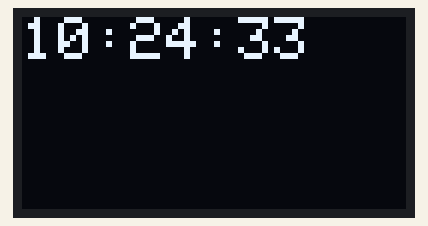
Simulated run of this sketch. Board: ESP8266 (NodeMCU). Shown: 128×64 one-colour display. WiFi joins after 1.5 s; servers stay silent unless stated; the display library's start-up logo is not drawn; network time is answered at once with the bench clock; the local clock reads 2024-03-15 10:24:30 at power-on unless the sketch sets it; what the sketch prints to the serial monitor is not drawn.

Above: at 3.7 s.
At 7.8 s:
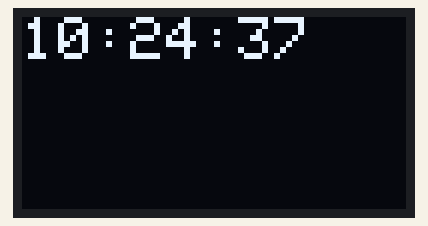
At 11.9 s:
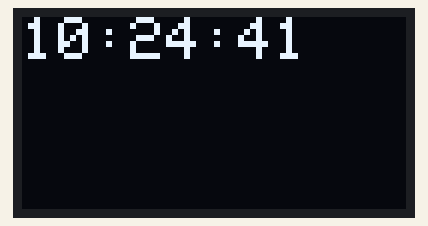
At 21.1 s:
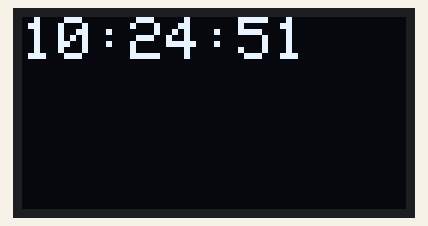
At 29.3 s:
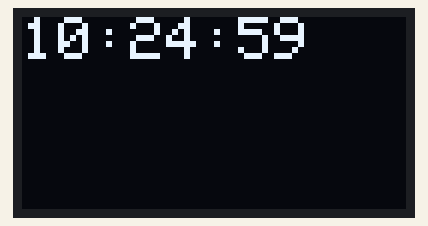
At 38.5 s:
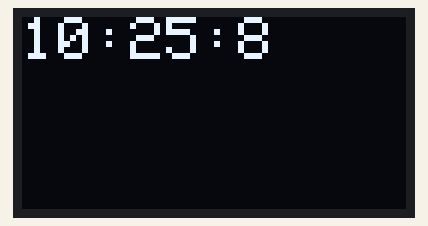

Measured:
- what the display in image 0 shows lasts 1.0 s, from 3.6 s to 4.6 s

The sketch:

8266NTPOLED.ino
```cpp
// ESP8266 NTP TIME :: http://fitrox.lnwshop.com
// ESP8266 NTP Client Exm.1


#include <NTPClient.h>
#include <ESP8266WiFi.h>
#include <WiFiUdp.h>
// OLED Library
#include <Wire.h>
#include <Adafruit_GFX.h>
#include <Adafruit_SSD1306.h>

#define OLED_RESET 16
Adafruit_SSD1306 display(OLED_RESET);
//SCL to D1 SDA to D2
// set ค่า wifi เป็นของตัวเอง
const char *ssid     = "Tccar";
const char *password = "aaaaabbbbb";

// กำหนดค่า offset time เนื่องจากเวลาของเซิฟเวอร์นี้เป็นเวลา UTC เราต้องทำให้เป็นเวลาของประเทศไทย
// เวลาของประเทศไทย = UTC+7 ชั่วโมง ต้องกำหนด offset time = 7 ชั่วโมง
const long offsetTime = 25200;       // หน่วยเป็นวินาที จะได้ 7*60*60 = 25200

// กำหนด object ของ WiFiUDP ชื่อว่า ntpUDP
WiFiUDP ntpUDP;

// กำหนด object ของ NTPClient ชื่อว่า timeClient มีรูปแบบ ("WiFiUDP Object","NTP Server Address","offset time")
NTPClient timeClient(ntpUDP, "pool.ntp.org", offsetTime);

// กำหนดตัวแปรเก็บค่าเวลา ชั่วโมง-นาที-วินาที
int hourNow, minuteNow, secondNow;

void showTime(int h,int m, int s) {
// text display tests
  display.setTextSize(2);
  display.setTextColor(WHITE);
  display.setCursor(0,0);
  display.print(h);
  display.print(":");
  display.print(m);
  display.print(":");
  display.print(s);
  display.display();
  display.clearDisplay();
}


void setup(){
// เริ่มใช้งาน Serial
  Serial.begin(115200);
// เขื่อมต่อกับ WiFi
  Serial.println();
  Serial.print("Connecting to ");
  Serial.println(ssid);
  WiFi.mode(WIFI_STA);
  WiFi.begin(ssid, password);
  while(WiFi.status() != WL_CONNECTED){
    delay(500);
    Serial.print(".");
  }
  Serial.println("WiFi connected");
  Serial.println("IP address: ");
  Serial.println(WiFi.localIP());

  // set display
  display.begin(SSD1306_SWITCHCAPVCC, 0x78>>1);
  display.display();
  delay(2000);
  display.clearDisplay();

// เริ่มการทำงานของ NTPClient
  timeClient.begin();
}


void loop() {
// ร้องขอ timestamps ด้วยคำสั่ง update
  timeClient.update();
// get ค่าวินาที นาที ชั่วโมง ไปเก็บไว้ในตัวแปร
  secondNow = timeClient.getSeconds();
  minuteNow = timeClient.getMinutes();
  hourNow = timeClient.getHours();
// แสดงผลทาง Serial monitor รูปแบบ hh:mm:ss หากตัวไหนมีหลักเดียวให้เติม 0 ด้านหน้า ให้ครบ 2 หลักเสมอ
  if(hourNow < 10)(Serial.print("0"));
  Serial.print(hourNow);
  Serial.print(":");
  if(minuteNow < 10)(Serial.print("0"));
  Serial.print(minuteNow);
  Serial.print(":");
  if(secondNow < 10)(Serial.print("0"));
  Serial.print(secondNow);
  Serial.println();
  showTime(hourNow, minuteNow, secondNow);
// หน่วงเวลา 1 วินาที
  delay(1000);
}
```
